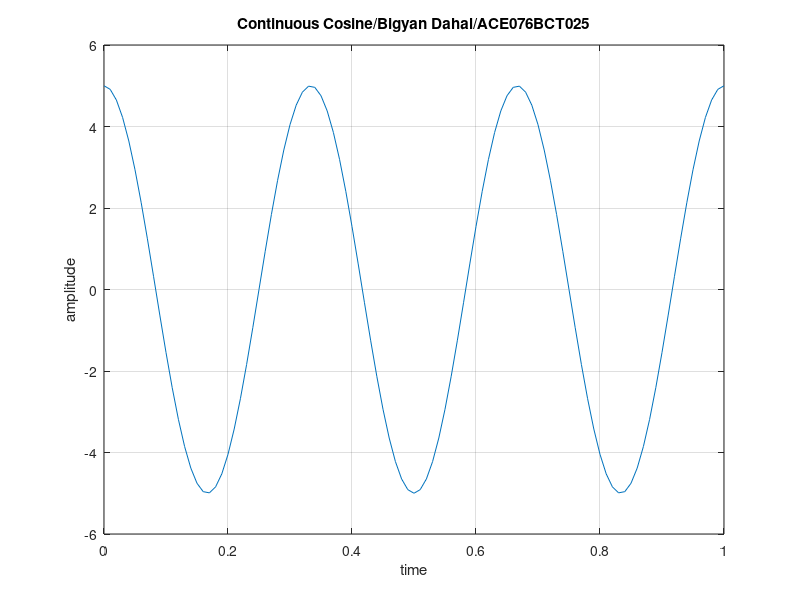

This chart was generated by the following MATLAB code:
clc;
close all;
a = 5;
f = 3;
t = 0:0.01:1;
x = a * cos(2 * pi* f * t);
plot(t, x);
xlabel('time');
ylabel('amplitude');
title('Continuous Cosine/Bigyan Dahal/ACE076BCT025');
grid on;